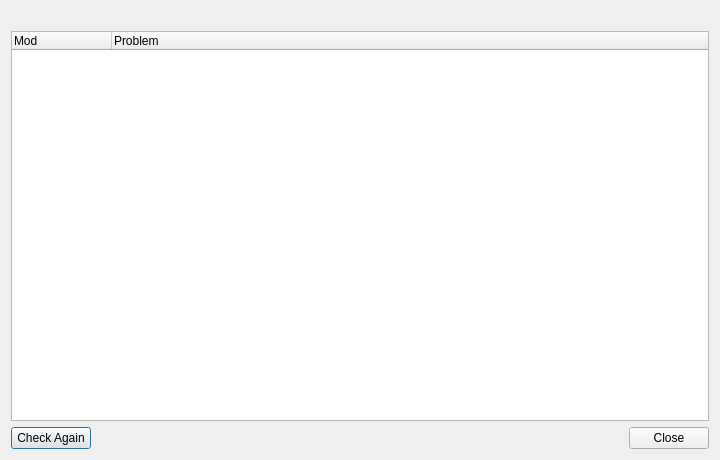
<?xml version="1.0" encoding="UTF-8"?>
<ui version="4.0">
 <class>ModConflictsDialog</class>
 <widget class="QDialog" name="ModConflictsDialog">
  <property name="geometry">
   <rect>
    <x>0</x>
    <y>0</y>
    <width>720</width>
    <height>460</height>
   </rect>
  </property>
  <property name="windowTitle">
   <string>Mod Conflicts</string>
  </property>
  <layout class="QVBoxLayout" name="verticalLayout">
   <item>
    <widget class="QLabel" name="summaryLabel">
     <property name="text">
      <string/>
     </property>
     <property name="wordWrap">
      <bool>true</bool>
     </property>
    </widget>
   </item>
   <item>
    <widget class="QTreeWidget" name="problemTree">
     <property name="alternatingRowColors">
      <bool>true</bool>
     </property>
     <property name="rootIsDecorated">
      <bool>false</bool>
     </property>
     <property name="uniformRowHeights">
      <bool>true</bool>
     </property>
     <property name="wordWrap">
      <bool>true</bool>
     </property>
     <column>
      <property name="text">
       <string>Mod</string>
      </property>
     </column>
     <column>
      <property name="text">
       <string>Problem</string>
      </property>
     </column>
    </widget>
   </item>
   <item>
    <layout class="QHBoxLayout" name="buttonLayout">
     <item>
      <widget class="QPushButton" name="rescanButton">
       <property name="text">
        <string>Check Again</string>
       </property>
      </widget>
     </item>
     <item>
      <spacer name="buttonSpacer">
       <property name="orientation">
        <enum>Qt::Horizontal</enum>
       </property>
       <property name="sizeHint" stdset="0">
        <size>
         <width>40</width>
         <height>20</height>
        </size>
       </property>
      </spacer>
     </item>
     <item>
      <widget class="QDialogButtonBox" name="buttonBox">
       <property name="orientation">
        <enum>Qt::Horizontal</enum>
       </property>
       <property name="standardButtons">
        <set>QDialogButtonBox::Close</set>
       </property>
      </widget>
     </item>
    </layout>
   </item>
  </layout>
 </widget>
 <resources/>
 <connections>
  <connection>
   <sender>buttonBox</sender>
   <signal>rejected()</signal>
   <receiver>ModConflictsDialog</receiver>
   <slot>reject()</slot>
  </connection>
 </connections>
</ui>
